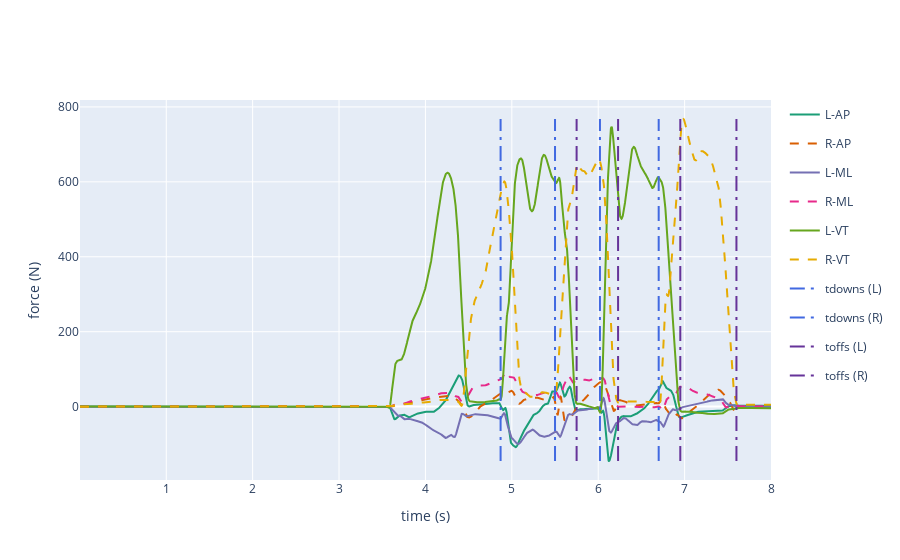

Notebook code cell kept with this figure:
### Markdown cell above
`plot()`: with step time

### Code cell
file_dir = "../backend/data/stroke_patients"
patient_id = '011918ds'
trial = 21

emogis.plot(data_type='grf',
               file_dir = file_dir, patient_id = patient_id, trial = trial, 
                    steps = True)

### Figure 1 — Plotly figure (JSON) as saved in the notebook; plotly's stock layout.template omitted (floating-point values rounded to 4 significant figures; data arrays with more than 128 entries replaced by an {"elided": "..."} marker saying what was removed)
{"data": [{"hoverinfo": "x", "line": {"color": "#1b9e77", "width": 2}, "mode": "lines", "name": "L-AP", "text": {"elided": "4800 str values"}, "type": "scatter", "x": {"elided": "4800 float values"}, "y": {"elided": "4800 float values"}}, {"hoverinfo": "x", "line": {"color": "#d95f02", "dash": "dash", "width": 2}, "mode": "lines", "name": "R-AP", "type": "scatter", "x": {"elided": "4800 float values"}, "y": {"elided": "4800 float values"}}, {"hoverinfo": "x", "line": {"color": "#7570b3", "width": 2}, "mode": "lines", "name": "L-ML", "text": {"elided": "4800 str values"}, "type": "scatter", "x": {"elided": "4800 float values"}, "y": {"elided": "4800 float values"}}, {"hoverinfo": "x", "line": {"color": "#e7298a", "dash": "dash", "width": 2}, "mode": "lines", "name": "R-ML", "type": "scatter", "x": {"elided": "4800 float values"}, "y": {"elided": "4800 float values"}}, {"hoverinfo": "x", "line": {"color": "#66a61e", "width": 2}, "mode": "lines", "name": "L-VT", "text": {"elided": "4800 str values"}, "type": "scatter", "x": {"elided": "4800 float values"}, "y": {"elided": "4800 float values"}}, {"hoverinfo": "x", "line": {"color": "#e6ab02", "dash": "dash", "width": 2}, "mode": "lines", "name": "R-VT", "type": "scatter", "x": {"elided": "4800 float values"}, "y": {"elided": "4800 float values"}}, {"hoverinfo": "x", "legendgroup": "tdown1", "line": {"color": "RoyalBlue", "dash": "longdashdot", "width": 2}, "mode": "lines", "name": "tdowns (L)", "showlegend": true, "type": "scatter", "x": [4.87, 4.87], "y": [-145.1, 767.7]}, {"hoverinfo": "x", "legendgroup": "tdown1", "line": {"color": "RoyalBlue", "dash": "longdashdot", "width": 2}, "mode": "lines", "name": "tdowns (L)", "showlegend": false, "type": "scatter", "x": [6.02, 6.02], "y": [-145.1, 767.7]}, {"hoverinfo": "x", "legendgroup": "tdown2", "line": {"color": "RoyalBlue", "dash": "longdashdot", "width": 2}, "mode": "lines", "name": "tdowns (R)", "showlegend": true, "type": "scatter", "x": [5.5, 5.5], "y": [-145.1, 767.7]}, {"hoverinfo": "x", "legendgroup": "tdown2", "line": {"color": "RoyalBlue", "dash": "longdashdot", "width": 2}, "mode": "lines", "name": "tdowns (R)", "showlegend": false, "type": "scatter", "x": [6.7, 6.7], "y": [-145.1, 767.7]}, {"hoverinfo": "x", "legendgroup": "toff1", "line": {"color": "rebeccapurple", "dash": "longdashdot", "width": 2}, "mode": "lines", "name": "toffs (L)", "showlegend": true, "type": "scatter", "x": [5.75, 5.75], "y": [-145.1, 767.7]}, {"hoverinfo": "x", "legendgroup": "toff1", "line": {"color": "rebeccapurple", "dash": "longdashdot", "width": 2}, "mode": "lines", "name": "toffs (L)", "showlegend": false, "type": "scatter", "x": [6.95, 6.95], "y": [-145.1, 767.7]}, {"hoverinfo": "x", "legendgroup": "toff2", "line": {"color": "rebeccapurple", "dash": "longdashdot", "width": 2}, "mode": "lines", "name": "toffs (R)", "showlegend": true, "type": "scatter", "x": [6.23, 6.23], "y": [-145.1, 767.7]}, {"hoverinfo": "x", "legendgroup": "toff2", "line": {"color": "rebeccapurple", "dash": "longdashdot", "width": 2}, "mode": "lines", "name": "toffs (R)", "showlegend": false, "type": "scatter", "x": [7.6, 7.6], "y": [-145.1, 767.7]}], "layout": {"xaxis": {"title": {"text": "time (s)"}}, "yaxis": {"title": {"text": "force (N)"}}}}
